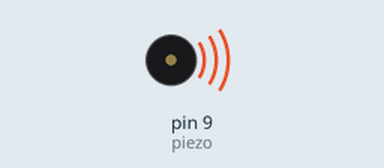
Bench run of a sketch on a simulated Arduino Uno, built with avr-gcc and run on an emulated ATmega328P. Shown: buzzer (waves = sounding).

Above: at 0.05 s.
Timing chart, 0 to 3.0 s (numbered marks = the images above):
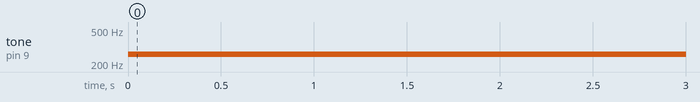

The sketch:

Piezo_Buzzer.ino
```cpp
const int piezo = 9;

void setup() {
  // put your setup code here, to run once:
  pinMode(piezo, OUTPUT);
}

void loop() {
  // put your main code here, to run repeatedly:
  tone(piezo, 261);
  delay(500);
  noTone(piezo);
}
```

Measured:
- by itself, tone on pin 9 (piezo): silent → 261 Hz at 0.00 s
